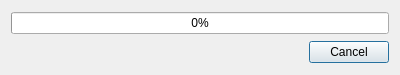
<?xml version="1.0" encoding="UTF-8"?>
<ui version="4.0">
 <class>EncodingProgressDialog</class>
 <widget class="QDialog" name="EncodingProgressDialog">
  <property name="geometry">
   <rect>
    <x>0</x>
    <y>0</y>
    <width>400</width>
    <height>75</height>
   </rect>
  </property>
  <property name="windowTitle">
   <string>Dialog</string>
  </property>
  <layout class="QVBoxLayout" name="verticalLayout">
   <item>
    <widget class="QProgressBar" name="progressBar">
     <property name="value">
      <number>0</number>
     </property>
    </widget>
   </item>
   <item>
    <widget class="QDialogButtonBox" name="buttonBox">
     <property name="orientation">
      <enum>Qt::Horizontal</enum>
     </property>
     <property name="standardButtons">
      <set>QDialogButtonBox::Cancel</set>
     </property>
    </widget>
   </item>
  </layout>
 </widget>
 <resources/>
 <connections>
  <connection>
   <sender>buttonBox</sender>
   <signal>accepted()</signal>
   <receiver>EncodingProgressDialog</receiver>
   <slot>accept()</slot>
   <hints>
    <hint type="sourcelabel">
     <x>248</x>
     <y>254</y>
    </hint>
    <hint type="destinationlabel">
     <x>157</x>
     <y>274</y>
    </hint>
   </hints>
  </connection>
  <connection>
   <sender>buttonBox</sender>
   <signal>rejected()</signal>
   <receiver>EncodingProgressDialog</receiver>
   <slot>reject()</slot>
   <hints>
    <hint type="sourcelabel">
     <x>316</x>
     <y>260</y>
    </hint>
    <hint type="destinationlabel">
     <x>286</x>
     <y>274</y>
    </hint>
   </hints>
  </connection>
 </connections>
</ui>
